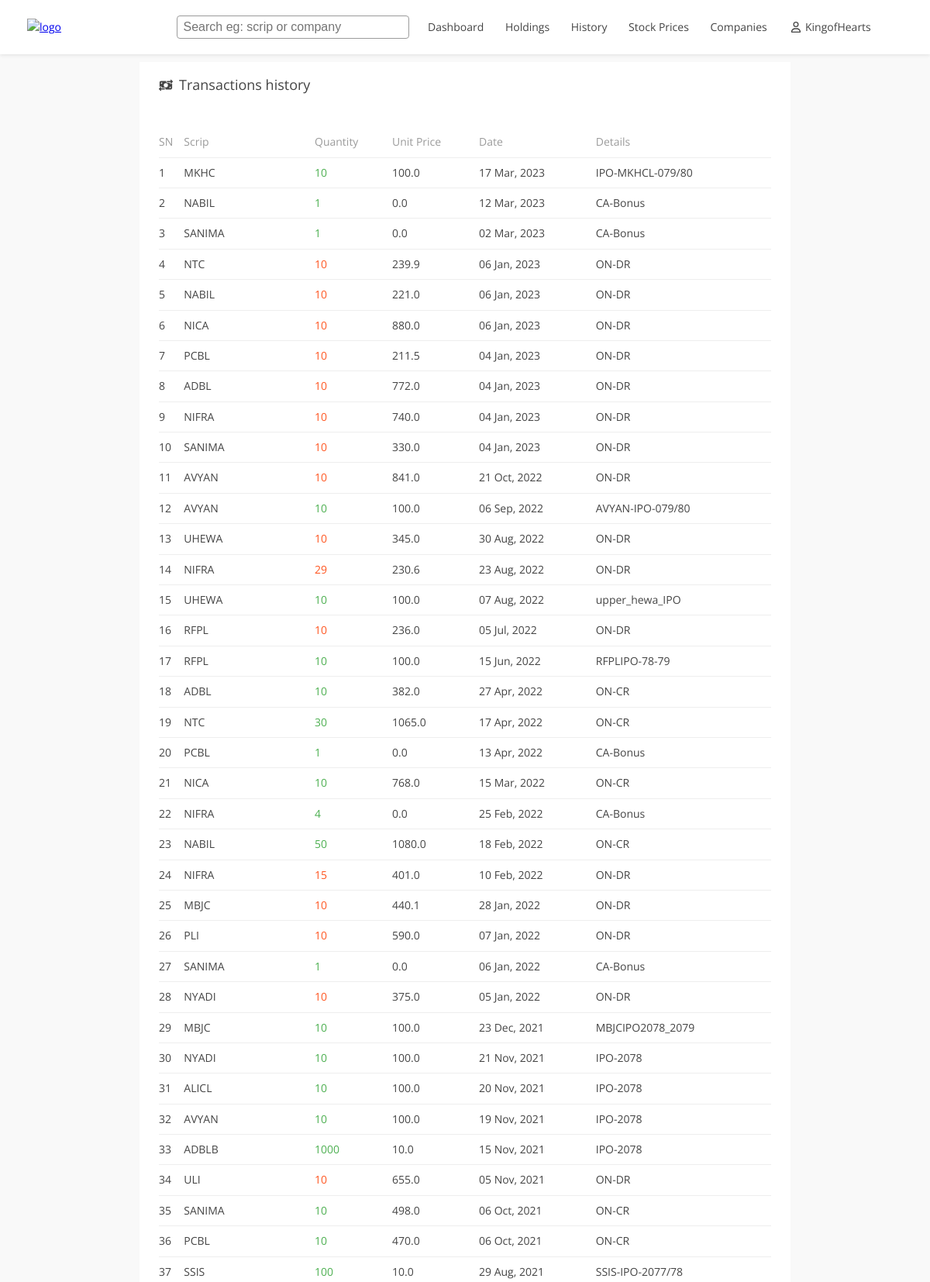
The page /transactions (signed in, upper part) on the database its author committed.
### tables this page shows
CREATE TABLE transactions (
    id INTEGER NOT NULL, 
    scrip VARCHAR(225) NOT NULL,
    transaction_date DATE NOT NULL, 
    credit_quantity INTEGER NOT NULL, 
    debit_quantity INTEGER NOT NULL,
    balance_after_transaction INTEGER NOT NULL,
    history_description VARCHAR(225), 
    unit_price FLOAT NOT NULL,
    uid INTEGER NOT NULL, 
    FOREIGN KEY(uid) REFERENCES user(id), 
    FOREIGN KEY(scrip) REFERENCES stock(scrip), 
    PRIMARY KEY (id)
    );

### portfoliotracker/api/transaction_router.py (the view)
@router.get("/transactions")
def get_transaction(request: Request):
    if not request.session["token"]:
        return templates.TemplateResponse("login.html", { "request": request, "msg":"Please login to continue!"})
    token = request.session["token"]
    user_id = request.session['user_id']
    user = User(username = request.session["username"], user_id = request.session['user_id'])
    all_transactions = trans_service.all_transactions(user).result
    return templates.TemplateResponse("history.html", { "request": request, "username": user.username, "all_transactions": all_transactions})

### resources/templates/history.html (shortened to what this page needs)
{% extends "index.html" %}
{% block link %} <link href="../static/css/history.css" rel="stylesheet" /> {% endblock %}
{% block content %}
<div class="content-block">
  <div class="content-head">
    <span class="head-title">Transactions history</span>
  </div>
  <div class="content-body">
    <table class="table">
      <tr class="table-head">
        <th class="cols"><span>SN</span></th>
        <th class="cols"><span>Scrip</span></th>
        <th class="cols"><span>Quantity</span></th>
        <th class="cols"><span>Unit Price</span></th>
        <th class="cols"><span>Date</span></th>
        <th class="cols"><span>Details</span></th>
      </tr>
      {% for item in all_transactions%}
      <tr class="table-row">
          {% set quantity = item['credit_quantity']-item['debit_quantity'] %}
          <td class="cols"><span>{{loop.index}}</span></td>
          <td class="cols"><span>{{item['scrip']}}</span></td>
          {% if quantity > 0 %}
          <td class="cols"><span class="text-green">{{quantity|abs}}</span></td>
          {% else %}
          <td class="cols"><span class="text-red">{{quantity|abs}}</span></td>
          {% endif%}
          <td class="cols"><span>{{item['unit_price']}}</span></td>
          <td class="cols"><span>{{item['transaction_date']}}</span></td>
          <td class="cols"><span>{{item['history_description']}}</span></td>
        </tr>
        {% endfor%}
    </table>
  </div>
</div>
{% endblock%}

### resources/static/css/index.css (style rules this page uses)
* { box-sizing: border-box; zoom: 1; }
body { min-width: 320px; background-color: var(--color-bg-body); line-height: 1.6; font-weight: 400; letter-spacing: 0; font-family: 'Open Sans', sans-serif; color: var(--color-text-default); font-size: 14px; }
:root { --primary-color: #158686; --secondary-color: #158644; --global-title-size: 24px; --global-font-size: 16px; --global-line-height: 1.3; --color-border-default: #eee; --color-text-default: #444; --color-bg-body: #f9f9f9; --color-text-5: #ff5722; --color-border-5--rgb: 0,0,0; --color-text-8: #4caf50; --color-text-1: #9b9b9b; }
body, figure { margin: 0; }
.text-red { color: var(--color-text-5); }
.text-green { color: var(--color-text-8); }
table th, table td { border-bottom: 1px solid var(--color-border-default); text-align: left; font-size: 14px; }
table th span { color:var(--color-text-1); font-weight: 400; }

### resources/static/css/history.css (style rules this page uses)
.content-block { display: flex; flex-direction: column; align-items: center; margin: 0 auto; margin-bottom: 25px; width: 100%; }
.content-head { margin: 0; width: 70%; background-color: white; padding: 15px 25px; margin-top: 10px; display: flex; align-items: center; }
.content-head svg { width: 18px; height: 18px; }
.head-title { font-size: 18px; margin-left: 8px; }
.content-body { padding: 25px; width: 70%; background-color: white; }
.content-body table { padding: 0 25px; width: 100%; font-size: 14px; border-collapse: collapse; }
.content-body table th, .content-body table td { border-bottom: 1px solid var(--color-border-default); text-align: left; padding: 8px 0; font-size: 14px; }
.content-body table th span { color: var(--color-text-1); font-weight: 400; }

### rows shown on the page
transactions: scrip "MKHC", quantity "10", unit_price "100.0", transaction_date "17 Mar, 2023", history_description "IPO-MKHCL-079/80"
transactions: scrip "NABIL", quantity "1", unit_price "0.0", transaction_date "12 Mar, 2023", history_description "CA-Bonus"
transactions: scrip "SANIMA", credit_quantity "1", unit_price "0.0", transaction_date "02 Mar, 2023", history_description "CA-Bonus"
transactions: scrip "NTC", debit_quantity "10", unit_price "239.9", transaction_date "06 Jan, 2023", history_description "ON-DR"
transactions: scrip "NABIL", debit_quantity "10", unit_price "221.0", transaction_date "06 Jan, 2023", history_description "ON-DR"
transactions: scrip "NICA", debit_quantity "10", unit_price "880.0", transaction_date "06 Jan, 2023", history_description "ON-DR"
transactions: scrip "PCBL", debit_quantity "10", unit_price "211.5", transaction_date "04 Jan, 2023", history_description "ON-DR"
transactions: scrip "ADBL", debit_quantity "10", unit_price "772.0", transaction_date "04 Jan, 2023", history_description "ON-DR"
transactions: scrip "NIFRA", debit_quantity "10", unit_price "740.0", transaction_date "04 Jan, 2023", history_description "ON-DR"
transactions: scrip "SANIMA", debit_quantity "10", unit_price "330.0", transaction_date "04 Jan, 2023", history_description "ON-DR"
transactions: scrip "AVYAN", debit_quantity "10", unit_price "841.0", transaction_date "21 Oct, 2022", history_description "ON-DR"
transactions: scrip "AVYAN", quantity "10", unit_price "100.0", transaction_date "06 Sep, 2022", history_description "AVYAN-IPO-079/80"
transactions: scrip "UHEWA", debit_quantity "10", unit_price "345.0", transaction_date "30 Aug, 2022", history_description "ON-DR"
transactions: scrip "NIFRA", debit_quantity "29", unit_price "230.6", transaction_date "23 Aug, 2022", history_description "ON-DR"
transactions: scrip "UHEWA", quantity "10", unit_price "100.0", transaction_date "07 Aug, 2022", history_description "upper_hewa_IPO"
transactions: scrip "RFPL", debit_quantity "10", unit_price "236.0", transaction_date "05 Jul, 2022", history_description "ON-DR"
transactions: scrip "RFPL", quantity "10", unit_price "100.0", transaction_date "15 Jun, 2022", history_description "RFPLIPO-78-79"
transactions: scrip "ADBL", quantity "10", unit_price "382.0", transaction_date "27 Apr, 2022", history_description "ON-CR"
transactions: scrip "NTC", quantity "30", unit_price "1065.0", transaction_date "17 Apr, 2022", history_description "ON-CR"
transactions: scrip "PCBL", credit_quantity "1", unit_price "0.0", transaction_date "13 Apr, 2022", history_description "CA-Bonus"
transactions: scrip "NICA", quantity "10", unit_price "768.0", transaction_date "15 Mar, 2022", history_description "ON-CR"
transactions: scrip "NIFRA", credit_quantity "4", unit_price "0.0", transaction_date "25 Feb, 2022", history_description "CA-Bonus"
transactions: scrip "NABIL", quantity "50", unit_price "1080.0", transaction_date "18 Feb, 2022", history_description "ON-CR"
transactions: scrip "NIFRA", debit_quantity "15", unit_price "401.0", transaction_date "10 Feb, 2022", history_description "ON-DR"
transactions: scrip "MBJC", debit_quantity "10", unit_price "440.1", transaction_date "28 Jan, 2022", history_description "ON-DR"
transactions: scrip "PLI", debit_quantity "10", unit_price "590.0", transaction_date "07 Jan, 2022", history_description "ON-DR"
transactions: scrip "SANIMA", credit_quantity "1", unit_price "0.0", transaction_date "06 Jan, 2022", history_description "CA-Bonus"
transactions: scrip "NYADI", debit_quantity "10", unit_price "375.0", transaction_date "05 Jan, 2022", history_description "ON-DR"
transactions: scrip "MBJC", quantity "10", unit_price "100.0", transaction_date "23 Dec, 2021", history_description "MBJCIPO2078_2079"
transactions: scrip "NYADI", quantity "10", unit_price "100.0", transaction_date "21 Nov, 2021", history_description "IPO-2078"
transactions: scrip "ALICL", quantity "10", unit_price "100.0", transaction_date "20 Nov, 2021", history_description "IPO-2078"
transactions: scrip "AVYAN", quantity "10", unit_price "100.0", transaction_date "19 Nov, 2021", history_description "IPO-2078"
transactions: scrip "ADBLB", credit_quantity "1000", unit_price "10.0", transaction_date "15 Nov, 2021", history_description "IPO-2078"
transactions: scrip "ULI", debit_quantity "10", unit_price "655.0", transaction_date "05 Nov, 2021", history_description "ON-DR"
transactions: scrip "SANIMA", quantity "10", unit_price "498.0", transaction_date "06 Oct, 2021", history_description "ON-CR"
transactions: scrip "PCBL", quantity "10", unit_price "470.0", transaction_date "06 Oct, 2021", history_description "ON-CR"
transactions: scrip "SSIS", quantity "100", unit_price "10.0", transaction_date "29 Aug, 2021", history_description "SSIS-IPO-2077/78"

### other values the page prints
{{ username }} "KingofHearts"
